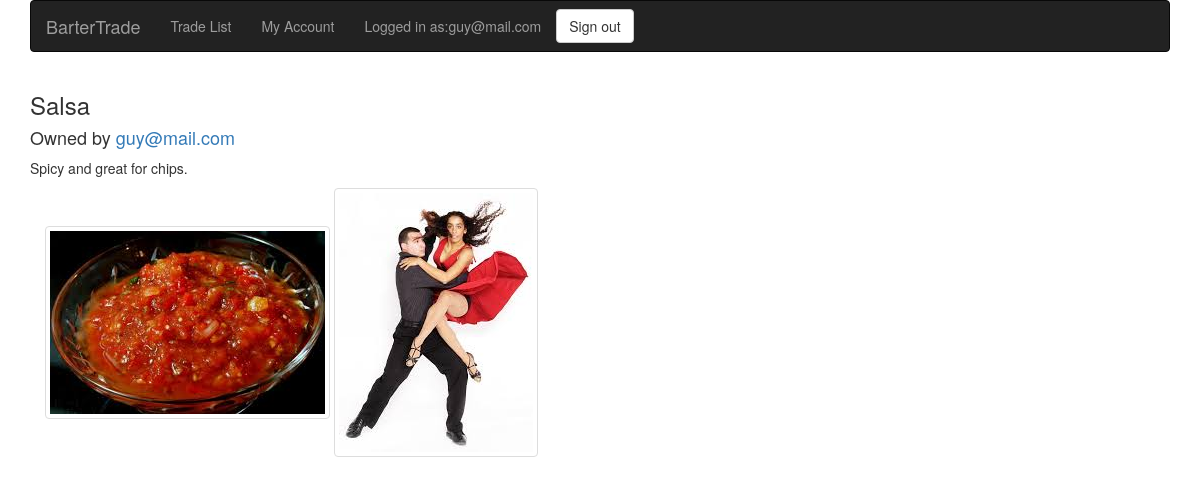
The app's page /item.php?id=15 (signed in) with its own data.
### tables this page shows
CREATE TABLE IF NOT EXISTS `items` (
  `id` int(11) NOT NULL,
  `Users_email` varchar(64) NOT NULL,
  `name` varchar(64) NOT NULL DEFAULT 'Item',
  `dateAdded` datetime NOT NULL DEFAULT '2015-03-05 04:04:04',
  `description` varchar(300) DEFAULT NULL
);

CREATE TABLE IF NOT EXISTS `users` (
  `email` varchar(64) NOT NULL,
  `dateCreated` datetime NOT NULL DEFAULT '2015-03-05 04:04:04',
  `password` varchar(45) NOT NULL DEFAULT 'password'
);

CREATE TABLE IF NOT EXISTS `images` (
  `filePath` varchar(300) NOT NULL,
  `Items_id` int(11) NOT NULL
);

### item.php (the view, shortened to what this page needs)
<?php
include "head.php";
$db = connect();
$sql = 		"SELECT u.email, i.name, i.description, i.id
			FROM items as i, users as u
			WHERE  i.Users_email = u.email AND i.id = " . $_GET["id"] . ";";
$posts = $db->query($sql);
$sql2 = 	"SELECT i.filePath
			FROM images as i
			WHERE i.Items_id =  " . $_GET["id"] .";";
$images = $db->query($sql2);
?>
<div class="container" id="item">
	<?php  $post = $posts->fetch(); ?>
	<h3> <?php echo $post[1]; ?> </h3>
	<h4> Owned by <?php echo "<a href='user.php?email=" . $post[0] . "'> " . $post[0] . "</a>"; ?> </h4>
	<p><?php echo $post[2]; ?></p>
	<div class="container">
	<?php
	foreach ($images as $image) {
	?>
		<img class="img-thumbnail" src=<?php echo "". $image[0]; ?> >
	<?php } ?>
	</div>
</div>
<?php
include "foot.php";
?>

### records on screen
items: name "Salsa", Users_email.email "guy@mail.com", description "Spicy and great for chips."
images: filePath (picture)
images: filePath (picture)

### other values on screen
$_SESSION["email"] "guy@mail.com"
